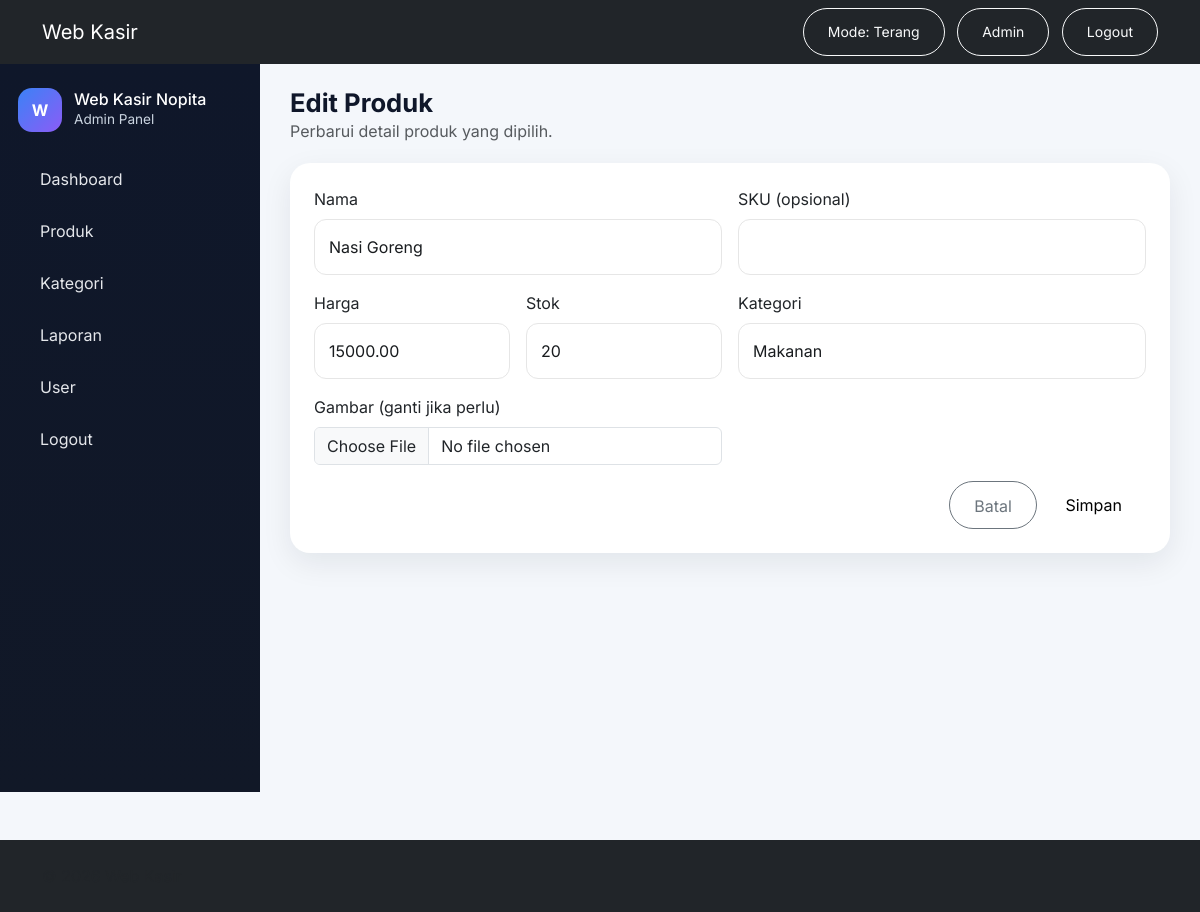
Screenshot of /admin/produk/edit.php?id=1 (signed in) with the database file from the repository.
### tables this page shows
CREATE TABLE IF NOT EXISTS produk (
  id INT UNSIGNED AUTO_INCREMENT PRIMARY KEY,
  nama VARCHAR(255) NOT NULL,
  sku VARCHAR(64) NULL UNIQUE,
  kategori_id INT UNSIGNED NULL,
  image VARCHAR(255) NULL,
  harga DECIMAL(12,2) NOT NULL DEFAULT 0,
  stok INT NOT NULL DEFAULT 0,
  created_at DATETIME NOT NULL DEFAULT CURRENT_TIMESTAMP,
  FOREIGN KEY (kategori_id) REFERENCES kategori(id) ON DELETE SET NULL
);

CREATE TABLE IF NOT EXISTS kategori (
  id INT UNSIGNED AUTO_INCREMENT PRIMARY KEY,
  nama VARCHAR(128) NOT NULL,
  created_at DATETIME NOT NULL DEFAULT CURRENT_TIMESTAMP
);

### includes/functions.php (called while the page is built, shortened)
<?php
function safe(string $value): string
{
    return htmlspecialchars($value, ENT_QUOTES, 'UTF-8');
}

### admin/produk/edit.php (the view, shortened to what this page needs)
<?php
require_once __DIR__ . '/../../config/koneksi.php';
$id = intval($_GET['id'] ?? 0);
$stmt = $pdo->prepare('SELECT * FROM produk WHERE id = :id LIMIT 1');
$stmt->execute(['id' => $id]);
$product = $stmt->fetch();
$kategori = $pdo->query('SELECT id, nama FROM kategori ORDER BY nama ASC')->fetchAll();
include __DIR__ . '/../../includes/header.php';
?>
<div class="admin-shell">
  <?php include __DIR__ . '/../sidebar.php'; ?>
  <main class="admin-main">
    <div class="page-head">
      <div>
        <h1 class="page-title">Edit Produk</h1>
        <p class="text-muted mb-0">Perbarui detail produk yang dipilih.</p>
      </div>
    </div>
    <form method="post" enctype="multipart/form-data" class="card p-4">
      <div class="row g-3">
        <div class="col-md-6">
          <label class="form-label">Nama</label>
          <input name="nama" value="<?= safe($product['nama']) ?>" class="form-control text-input">
        </div>
        <div class="col-md-6">
          <label class="form-label">SKU (opsional)</label>
          <input name="sku" value="<?= safe($product['sku'] ?? '') ?>" class="form-control text-input">
        </div>
        <div class="col-md-3">
          <label class="form-label">Harga</label>
          <input name="harga" type="number" step="0.01" value="<?= $product['harga'] ?>" class="form-control text-input">
        </div>
        <div class="col-md-3">
          <label class="form-label">Stok</label>
          <input name="stok" type="number" value="<?= $product['stok'] ?>" class="form-control text-input">
        </div>
        <div class="col-md-6">
          <label class="form-label">Kategori</label>
          <select name="kategori_id" class="form-select text-input">
            <?php foreach ($kategori as $row): ?>
              <option value="<?= $row['id'] ?>" <?= $row['id'] == $product['kategori_id'] ? 'selected' : '' ?>><?= safe($row['nama']) ?></option>
            <?php endforeach; ?>
          </select>
        </div>
        <div class="col-md-6">
          <label class="form-label">Gambar (ganti jika perlu)</label>
          <input name="image" type="file" accept="image/*" class="form-control">
        </div>
        <div class="col-12 text-end">
          <a href="/Kasir/admin/produk/index.php" class="btn btn-outline-secondary button-pill">Batal</a>
          <button class="btn btn-primary button-pill">Simpan</button>
        </div>
      </div>
    </form>
  </main>
</div>
<?php include __DIR__ . '/../../includes/footer.php';

### assets/css/theme.css (style rules this page uses)
:root { --color-primary:#494fdf; --color-primary-bright:#4f55f1; --canvas-light:#ffffff; --canvas-dark:#000000; --surface-elevated:#16181a; --ink:#191c1f; --on-primary:#ffffff; --muted:#505a63; --surface-soft:#f4f4f4; --display-xxl:136px; --display-xl:80px; --display-lg:48px; --display-md:40px; --heading-lg:32px; --body-md:16px; --radius-sm:8px; --radius-md:12px; --radius-lg:20px; --radius-full:9999px; }
body { font-family:Inter, system-ui, -apple-system, "Segoe UI", Roboto, "Helvetica Neue", Arial; color:var(--ink); background:var(--canvas-light); }
.button-pill { border-radius:var(--radius-full); padding:12px 24px; height:48px }
.button-pill.btn-primary { background:var(--canvas-light); color:var(--canvas-dark); border:none }
.text-input { background:var(--canvas-light); color:var(--ink); border-radius:var(--radius-md); padding:12px 14px; height:56px; border:1px solid #e6e6e6 }
h1 { font-size:var(--display-lg) }

### admin/style.css (style rules this page uses)
body { background: #f4f7fb; color: #0f172a; font-family: 'Inter', 'Poppins', sans-serif; }
.admin-shell { display: flex; min-height: calc(100vh - 72px); background: #f4f7fb; }
.admin-main { flex: 1; padding: 24px 30px 40px; }
.page-head { display: flex; justify-content: space-between; align-items: center; margin-bottom: 20px; }
.page-title { font-size: 1.6rem; font-weight: 700; margin: 0; }
.card { border: none; border-radius: 20px; box-shadow: 0 10px 30px rgba(15, 23, 42, 0.08); }

### rows the page displays
produk: nama "Nasi Goreng", harga "15000.00", stok "20", kategori_id "Makanan"

### other values shown
$label "Dashboard Produk Kategori Laporan User"
